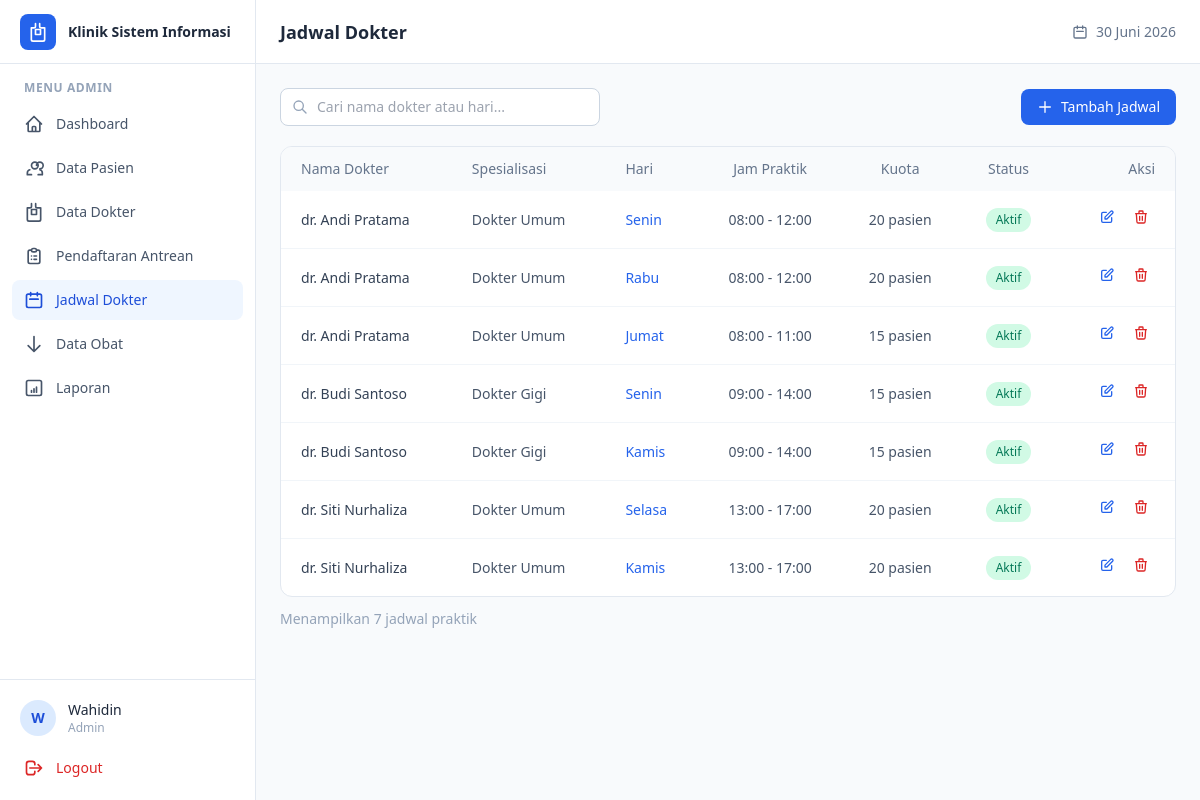
Screenshot of /admin/jadwal_dokter/index.php (signed in) with the database file from the repository.
### tables this page shows
CREATE TABLE jadwal_dokter (
    id_jadwal      INT AUTO_INCREMENT PRIMARY KEY,
    id_dokter      INT NOT NULL,
    hari           ENUM('Senin','Selasa','Rabu','Kamis','Jumat','Sabtu') NOT NULL,
    jam_mulai      TIME NOT NULL,
    jam_selesai    TIME NOT NULL,
    kuota_pasien   INT DEFAULT 20,
    status         ENUM('aktif','nonaktif') DEFAULT 'aktif',
    created_at     DATETIME DEFAULT CURRENT_TIMESTAMP,

    CONSTRAINT fk_jadwal_dokter
        FOREIGN KEY (id_dokter) REFERENCES dokter(id_dokter)
        ON DELETE CASCADE ON UPDATE CASCADE
);

CREATE TABLE dokter (
    id_dokter      INT AUTO_INCREMENT PRIMARY KEY,
    nip_dokter     VARCHAR(30)  NULL UNIQUE,
    nama_dokter    VARCHAR(100) NOT NULL,
    spesialisasi   VARCHAR(100) DEFAULT 'Dokter Umum',
    no_telepon     VARCHAR(20)  NULL,
    email          VARCHAR(100) NULL,
    foto           VARCHAR(255) NULL,
    status_aktif   ENUM('aktif','nonaktif') DEFAULT 'aktif',
    created_at     DATETIME DEFAULT CURRENT_TIMESTAMP
);

### includes/functions.php (called while the page is built, shortened)
<?php
function clean($data) {
    return htmlspecialchars(trim($data), ENT_QUOTES, 'UTF-8');
}

### admin/jadwal_dokter/index.php (the view, shortened to what this page needs)
<?php
require_once __DIR__ . '/../../includes/functions.php';
$cari = trim($_GET['cari'] ?? '');
$sql = "
    SELECT j.*, d.nama_dokter, d.spesialisasi
    FROM jadwal_dokter j
    JOIN dokter d ON j.id_dokter = d.id_dokter
";
if ($cari !== '') {
    $sql .= " WHERE d.nama_dokter LIKE ? OR j.hari LIKE ?";
    $sql .= " ORDER BY FIELD(j.hari, 'Senin', 'Selasa', 'Rabu', 'Kamis', 'Jumat', 'Sabtu'), j.jam_mulai ASC";
    $stmt = $koneksi->prepare($sql);
    $keyword = "%$cari%";
    $stmt->execute([$keyword, $keyword]);
} else {
    $sql .= " ORDER BY d.nama_dokter ASC, FIELD(j.hari, 'Senin', 'Selasa', 'Rabu', 'Kamis', 'Jumat', 'Sabtu'), j.jam_mulai ASC";
    $stmt = $koneksi->query($sql);
}
$daftar_jadwal = $stmt->fetchAll();
require_once __DIR__ . '/../../includes/header.php';
?>
<div class="flex flex-col sm:flex-row sm:items-center sm:justify-between gap-3 mb-5">
    <form method="GET" class="relative w-full sm:max-w-xs">
        <span class="absolute inset-y-0 left-0 flex items-center pl-3 text-slate-400">
            <svg class="h-4 w-4" fill="none" viewBox="0 0 24 24" stroke="currentColor"><path stroke-linecap="round" stroke-linejoin="round" stroke-width="2" d="M21 21l-6-6m2-5a7 7 0 11-14 0 7 7 0 0114 0z" /></svg>
        </span>
        <input
            type="text"
            name="cari"
            value="<?= clean($cari) ?>"
            placeholder="Cari nama dokter atau hari..."
            class="w-full pl-9 pr-4 py-2 border border-slate-300 rounded-lg text-sm focus:ring-2 focus:ring-blue-500 focus:border-blue-500 outline-none"
        >
    </form>
    <a href="tambah.php" class="inline-flex items-center justify-center gap-2 bg-blue-600 hover:bg-blue-700 text-white text-sm font-medium px-4 py-2 rounded-lg transition flex-shrink-0">
        <svg class="h-4 w-4" fill="none" viewBox="0 0 24 24" stroke="currentColor"><path stroke-linecap="round" stroke-linejoin="round" stroke-width="2" d="M12 4v16m8-8H4" /></svg>
        Tambah Jadwal
    </a>
</div>
<div class="bg-white rounded-xl border border-slate-200 overflow-hidden">
    <div class="overflow-x-auto">
        <table class="w-full text-sm">
            <thead class="bg-slate-50 text-slate-500">
                <tr>
                    <th class="text-left font-medium px-5 py-3">Nama Dokter</th>
                    <th class="text-left font-medium px-5 py-3">Spesialisasi</th>
                    <th class="text-left font-medium px-5 py-3">Hari</th>
                    <th class="text-center font-medium px-5 py-3">Jam Praktik</th>
                    <th class="text-center font-medium px-5 py-3">Kuota</th>
                    <th class="text-center font-medium px-5 py-3">Status</th>
                    <th class="text-right font-medium px-5 py-3">Aksi</th>
                </tr>
            </thead>
            <tbody class="divide-y divide-slate-100">
                <?php if (empty($daftar_jadwal)): ?>
                    <tr>
                        <td colspan="7" class="text-center text-slate-400 py-8">
                            <?= $cari !== '' ? 'Tidak ada jadwal yang cocok dengan pencarian "' . clean($cari) . '"' : 'Belum ada data jadwal dokter' ?>
                        </td>
                    </tr>
                <?php else: ?>
                    <?php foreach ($daftar_jadwal as $jadwal): ?>
                        <tr class="hover:bg-slate-50">
                            <td class="px-5 py-3 font-medium text-slate-700"><?= clean($jadwal['nama_dokter']) ?></td>
                            <td class="px-5 py-3 text-slate-600"><?= clean($jadwal['spesialisasi']) ?></td>
                            <td class="px-5 py-3 font-medium text-blue-600"><?= clean($jadwal['hari']) ?></td>
                            <td class="px-5 py-3 text-center text-slate-600">
                                <?= date('H:i', strtotime($jadwal['jam_mulai'])) ?> - <?= date('H:i', strtotime($jadwal['jam_selesai'])) ?>
                            </td>
                            <td class="px-5 py-3 text-center text-slate-600"><?= clean($jadwal['kuota_pasien']) ?> pasien</td>
                            <td class="px-5 py-3 text-center">
                                <?php if ($jadwal['status'] === 'aktif'): ?>
                                    <span class="inline-block px-2.5 py-1 rounded-full text-xs font-medium bg-emerald-100 text-emerald-700">Aktif</span>
                                <?php else: ?>
                                    <span class="inline-block px-2.5 py-1 rounded-full text-xs font-medium bg-red-100 text-red-700">Nonaktif</span>
                                <?php endif; ?>
                            </td>
                            <td class="px-5 py-3 text-right">
                                <div class="inline-flex items-center gap-1.5 justify-end">
                                    <a href="edit.php?id=<?= $jadwal['id_jadwal'] ?>" title="Edit"
                                       class="p-1.5 rounded-lg hover:bg-blue-50 text-blue-600 transition">
                                        <svg class="h-4 w-4" fill="none" viewBox="0 0 24 24" stroke="currentColor"><path stroke-linecap="round" stroke-linejoin="round" stroke-width="2" d="M11 5H6a2 2 0 00-2 2v11a2 2 0 002 2h11a2 2 0 002-2v-5m-1.414-9.414a2 2 0 112.828 2.828L11.828 15H9v-2.828l8.586-8.586z" /></svg>
                                    </a>
                                    <form action="hapus.php" method="POST" class="inline" onsubmit="return konfirmasiHapus('Hapus jadwal hari <?= clean($jadwal['hari']) ?> untuk dr. <?= clean($jadwal['nama_dokter']) ?>?');">
                                        <button type="submit" title="Hapus" class="p-1.5 rounded-lg hover:bg-red-50 text-red-600 transition">
                                            <svg class="h-4 w-4" fill="none" viewBox="0 0 24 24" stroke="currentColor"><path stroke-linecap="round" stroke-linejoin="round" stroke-width="2" d="M19 7l-.867 12.142A2 2 0 0116.138 21H7.862a2 2 0 01-1.995-1.858L5 7m5 4v6m4-6v6m1-10V4a1 1 0 00-1-1h-4a1 1 0 00-1 1v3M4 7h16" /></svg>
                                        </button>
                                    </form>
                                </div>
                            </td>
                        </tr>
                    <?php endforeach; ?>
                <?php endif; ?>
            </tbody>
        </table>
    </div>
</div>
<p class="text-sm text-slate-400 mt-3">Menampilkan <?= count($daftar_jadwal) ?> jadwal praktik</p>
<?php require_once __DIR__ . '/../../includes/footer.php'; ?>

### rows the page displays
jadwal_dokter: id_dokter.nama_dokter "dr. Andi Pratama", id_dokter.spesialisasi "Dokter Umum", hari "Senin", jam_mulai "08:00", jam_selesai "12:00", kuota_pasien "20", status "Aktif"
jadwal_dokter: id_dokter.nama_dokter "dr. Andi Pratama", id_dokter.spesialisasi "Dokter Umum", hari "Rabu", jam_mulai "08:00", jam_selesai "12:00", kuota_pasien "20", status "Aktif"
jadwal_dokter: id_dokter.nama_dokter "dr. Andi Pratama", id_dokter.spesialisasi "Dokter Umum", hari "Jumat", jam_mulai "08:00", jam_selesai "11:00", kuota_pasien "15", status "Aktif"
jadwal_dokter: id_dokter.nama_dokter "dr. Budi Santoso", id_dokter.spesialisasi "Dokter Gigi", hari "Senin", jam_mulai "09:00", jam_selesai "14:00", kuota_pasien "15", status "Aktif"
jadwal_dokter: id_dokter.nama_dokter "dr. Budi Santoso", id_dokter.spesialisasi "Dokter Gigi", hari "Kamis", jam_mulai "09:00", jam_selesai "14:00", kuota_pasien "15", status "Aktif"
jadwal_dokter: id_dokter.nama_dokter "dr. Siti Nurhaliza", id_dokter.spesialisasi "Dokter Umum", hari "Selasa", jam_mulai "13:00", jam_selesai "17:00", kuota_pasien "20", status "Aktif"
jadwal_dokter: id_dokter.nama_dokter "dr. Siti Nurhaliza", id_dokter.spesialisasi "Dokter Umum", hari "Kamis", jam_mulai "13:00", jam_selesai "17:00", kuota_pasien "20", status "Aktif"

### other values shown
substr($nama_user, 0, 1) "W"
$nama_user "Wahidin"
$role "Admin"
$judul_halaman "Jadwal Dokter"
count($daftar_jadwal) "7"
